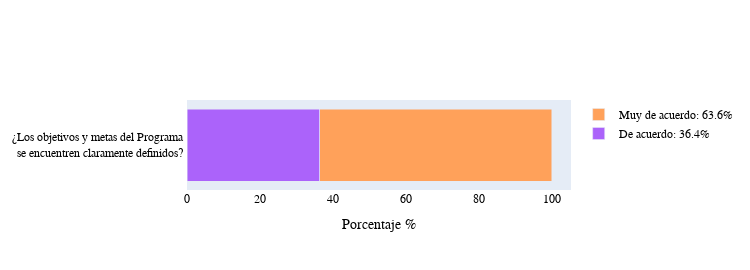

Notebook cell for this chart:
### Markdown cell above
###  Opiniones sobre las <span style="color:#AC1212">*características y resultados*</span>  del Programa MAV

### Code cell
opinion_charact(path_file_sorted)

### Figure 1 — Plotly figure (JSON) as saved in the notebook; plotly's stock layout.template omitted (floating-point values rounded to 4 significant figures)
{"data": [{"name": "1", "orientation": "h", "type": "bar", "x": [], "y": ["¿Los objetivos y metas del Programa <br> se encuentren claramente definidos? "]}, {"name": "2: 4%", "orientation": "h", "type": "bar", "x": [], "y": ["¿Los objetivos y metas del Programa <br> se encuentren claramente definidos? "]}, {"name": "Con frecuencia: 9.1%", "orientation": "h", "type": "bar", "x": [], "y": ["¿Los objetivos y metas del Programa <br> se encuentren claramente definidos? "]}, {"name": "De acuerdo: 36.4%", "orientation": "h", "type": "bar", "x": [36.4], "y": ["¿Los objetivos y metas del Programa <br> se encuentren claramente definidos? "]}, {"name": "Muy de acuerdo: 63.6%", "orientation": "h", "type": "bar", "x": [63.6], "y": ["¿Los objetivos y metas del Programa <br> se encuentren claramente definidos? "]}], "layout": {"barmode": "stack", "font": {"color": "black", "family": "Rockwell", "size": 12}, "height": 270, "legend": {"title": {"font": {"color": "green"}}}, "title": {"font": {"color": "black", "family": "Rockwell", "size": 12}, "text": ""}, "width": 750, "xaxis": {"title": {"text": "Porcentaje %"}}}}
